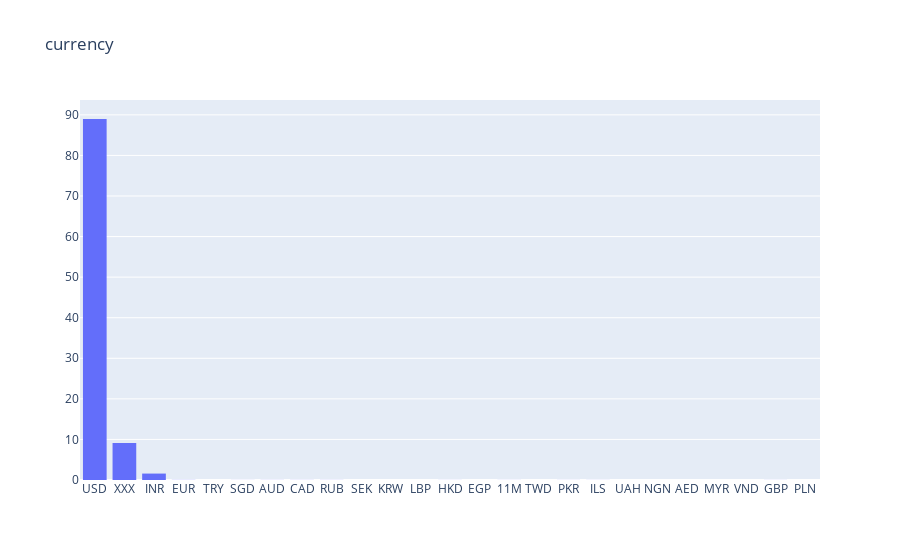

The notebook cell this image was saved under:
### Code cell
get_hist(df['currency'])

### Figure 1 — Plotly figure (JSON) as saved in the notebook; plotly's stock layout.template omitted (floating-point values rounded to 4 significant figures; data arrays with more than 128 entries replaced by an {"elided": "..."} marker saying what was removed)
{"data": [{"histnorm": "percent", "nbinsx": 80, "type": "histogram", "x": {"elided": "11802 str values"}}], "layout": {"title": {"text": "currency"}}}
